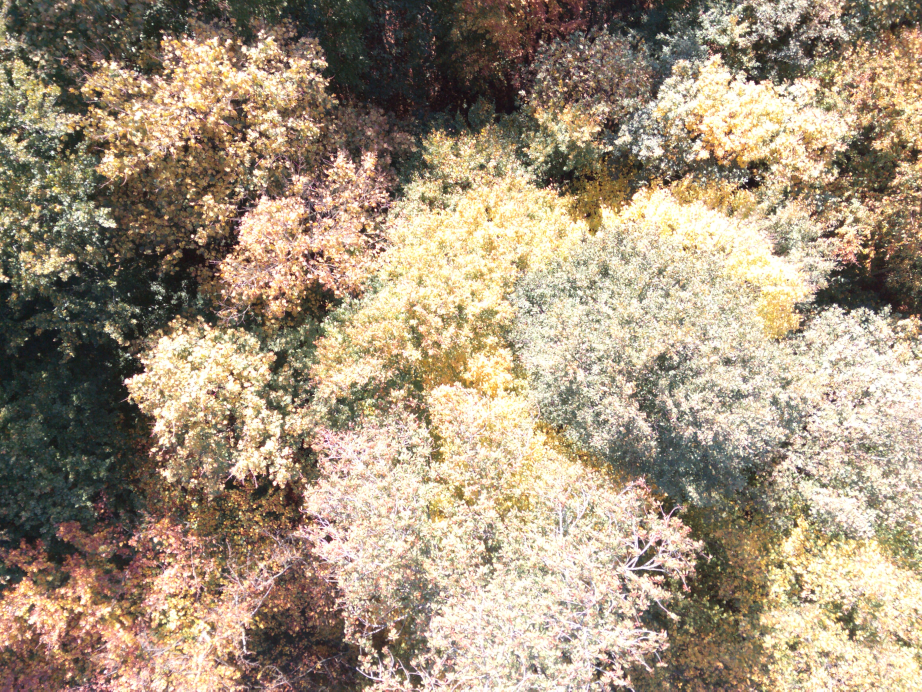
#> input picture Preprocessing-pipeline/dataset/RGB/IMG_241025_104421_0000_RGB.JPG, 4608 x 3456 px, found by its file name (shown at 1/5 size); its folder holds only this picture in this run
$ python poses_instead_of_matlap_code.py
#> lines starting #> are read from the running program, lines starting #| are printed output that depends on the picture
import cv2
import os

output_resolution = 2256  # Set the desired output size
scale_factor = 0.5  # Example scale factor (e.g., 0.5 means 50% of the cropped size)


# Paths
input_folder = r"d:\Research\Wild Fire - Project\Evaluation Metric\real_data\sparse_data\2D_grid\data\RGB"    # original images that needs to be cropped
output_folder = r"d:\Research\Wild Fire - Project\Evaluation Metric\real_data\second\DJI_202508281913_004_AOS1JKU\trash"            # cropped_images path (This is then the folder that the renderer will load images from)
path = r'd:\Research\Wild Fire - Project\Evaluation Metric\real_data\sparse_data\2D_grid\data\colmap_vggt'                     # folder where colmap data are stored (all the txt files )
outpath = r'd:\Research\Wild Fire - Project\Evaluation Metric\real_data\sparse_data\2D_grid\data\poses'                   # path where the json will be written


rgbsrcpath = output_folder
script_dir = os.path.dirname(os.path.realpath(__file__))

os.chdir(script_dir)

print(f"Current working directory: {os.getcwd()}")


def crop_to_square(input_folder, output_folder, target_size, scale_factor):
#> called with target_size = 2256, scale_factor = 0.5
    os.makedirs(output_folder, exist_ok=True)

    for filename in os.listdir(input_folder):
        if filename.lower().endswith(('png', 'jpg', 'jpeg', 'JPG', 'PNG')):
            image_path = os.path.join(input_folder, filename)
            img = cv2.imread(image_path)
#> img is the input picture: shape (3456, 4608, 3); mean B, G, R 125.7, 148.6, 164.8

            if img is None:
                print(f"Could not read {filename}, skipping.")
                continue

            height, width = img.shape[:2]
#> height = 3456; width = 4608

            crop_x_start = (width - target_size) // 2
#> crop_x_start = 1176
            crop_y_start = (height - target_size) // 2
#> crop_y_start = 600

            cropped_img = img[crop_y_start:crop_y_start + target_size, crop_x_start:crop_x_start + target_size]
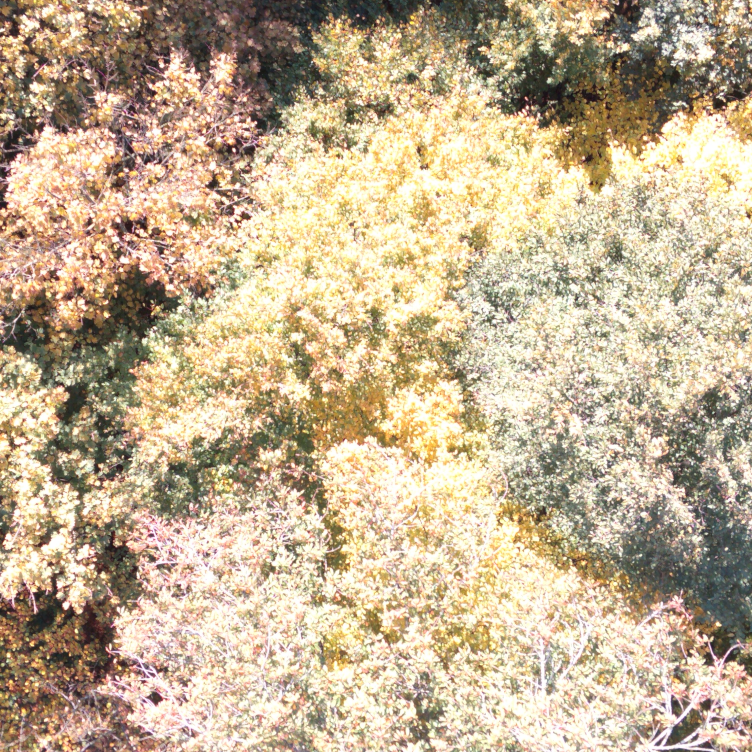
#> cropped_img: shape (2256, 2256, 3) (shown at 1/3 size); mean B, G, R 147.4, 176.5, 194.6

            new_size = (int(target_size * scale_factor), int(target_size * scale_factor))
            scaled_img = cv2.resize(cropped_img, new_size, interpolation=cv2.INTER_AREA)

            output_path = os.path.join(output_folder, filename)
            cv2.imwrite(output_path, scaled_img)
            print(f"Cropped, scaled, and saved {filename} to {new_size[0]}x{new_size[1]}")


try:
    crop_to_square(input_folder, output_folder, output_resolution, scale_factor)
    print("All images processed successfully.")
except ValueError:
    print("Please enter a valid integer for the target size.")


RUN_FROM_SCRIPT = False
calibrationMatrix = None
newImageSize = None
camids = []
camFilenames = []
THERMAL = False
USE_TRANSLATION = False
TRANSLATION_SCALING = 1
Ms = None


# [9 lines left out: function quat2rotmat, not called in this run]

def read_model(path):

    if path and not path.endswith('/'):
        path = f"{path}/"

    cameras = read_cameras(os.path.join(path, 'cameras.txt'))
    images = read_images(os.path.join(path, 'images.txt'))
    points3D = read_points3D(os.path.join(path, 'points3D.txt'))

    return cameras, images, points3D

def read_cameras(path):
    cameras = {}
#> (the run stopped early here; a loop or call above may not have finished)
